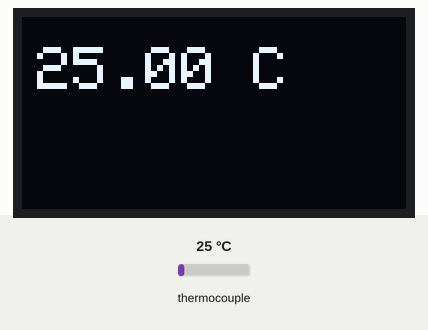
This sketch was run on a simulated ESP32. Shown: 128×64 one-colour display. The inputs (shaded band) are chosen by the test bench; at power-on: thermocouple 25 °C. WiFi joins after 1.5 s; servers stay silent unless stated; what the sketch prints to the serial monitor is not drawn.

Above: at 2.7 s.
2.8 s: thermocouple set to 6 °C
At 4.9 s:
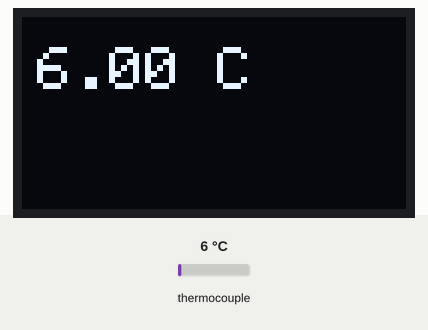
5.4 s: thermocouple set to 75 °C
At 7.3 s:
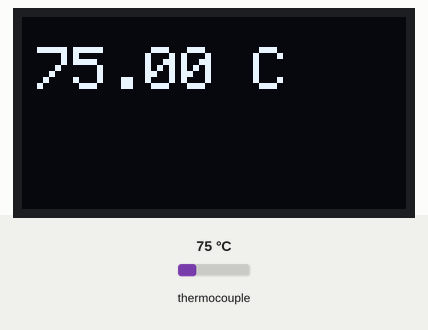
7.7 s: thermocouple set to 150 °C
At 9.8 s:
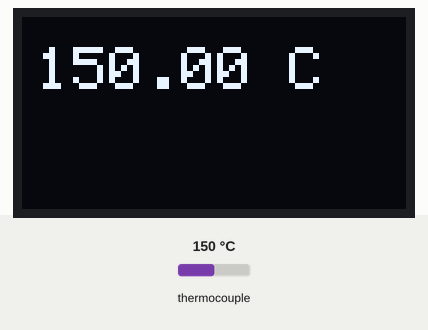
Timing chart, 0 to 11.3 s (numbered marks = the images above; inputs shaded):
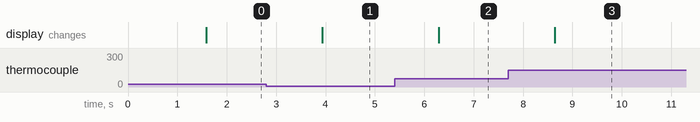

Measured:
- after the input at 2.8 s, the display: changes after 1.1 s (image 1)
- after the input at 5.4 s, the display: changes after 0.89 s (image 2)
- after the input at 7.7 s, the display: changes after 0.94 s (image 3)

The sketch:

Projeto_final_BrownieHeatTech.ino
```cpp
#include <Wire.h>
#include <max6675.h>
#include <Adafruit_SSD1306.h>
#include <WiFi.h>
#include <IOXhop_FirebaseESP32.h>

#define pinoSO 19
#define pinoCS 23
#define pinoCLK 5
#define OLED_RESET -1

#define FIREBASE_HOST "https://brownieheat-e79ed-default-rtdb.firebaseio.com/"
#define FIREBASE_AUTH "5G1IphPVSHkLgKVhW6pYsRuorP8xHFtYTyCHWYP5"
#define ssid "capitalismo_4_reais_a_hora"
#define password "batata123"

MAX6675 termopar(pinoCLK, pinoCS, pinoSO);
Adafruit_SSD1306 display(OLED_RESET);

void setup() {
  Wire.begin();
  display.begin(SSD1306_SWITCHCAPVCC, 0x3C);
  display.setTextColor(WHITE);
  display.setTextSize(2);

  Serial.begin(9600);

  // Conectar ao WiFi
  Serial.println("Conectando ao WiFi...");
  WiFi.begin(ssid, password);
  while (WiFi.status() != WL_CONNECTED) {
    delay(500);
    Serial.print(".");
  }
  Serial.println("\nConectado ao WiFi.");

  // Conectar ao Firebase
  Serial.println("Conectando ao Firebase...");
  Firebase.begin(FIREBASE_HOST, FIREBASE_AUTH);
  if (Firebase.failed()) {
    Serial.print("Falha na conexão com o Firebase. Código de erro: ");
    Serial.println(Firebase.error());
  } else {
    Serial.println("Conexão com o Firebase bem-sucedida...");
  }
}

void loop() {
  // Leitura do termopar
  float tempTermopar = termopar.readCelsius();

  // Exibição no display OLED
  display.clearDisplay();
  display.setCursor(5, 10);
  //display.print("Temp Termopar: ");
  display.print(tempTermopar);
  display.print(" C");
  display.display();

  // Enviar dados para o Firebase
  String data = "{\"Temperature_Termopar\": " + String(tempTermopar) + "}";
  Firebase.pushString("/data", data);

  delay(1000);
}
```
